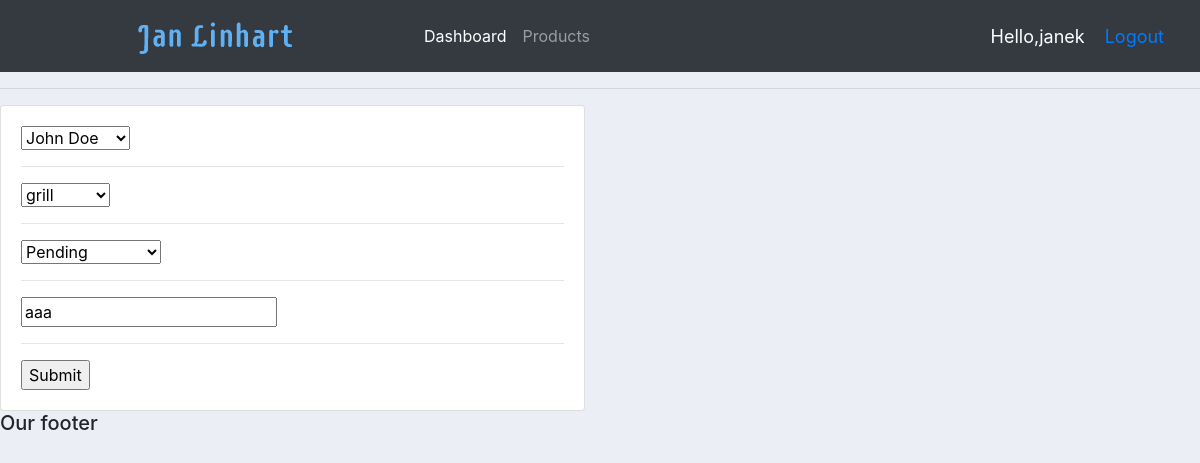
Screenshot of /update_order/3/ (signed in) with the database file from the repository.
### accounts/models.py (models this page shows, shortened)
class Order(models.Model):
		STATUS=(
			('Pending', 'Pending'),
			('Out for delivery', 'Out for delivery'),
			('Delivered', 'Delivered'),
			)
		customer= models.ForeignKey(Customer, null=True, on_delete=models.SET_NULL)
		product= models.ForeignKey(Product, null=True, on_delete=models.SET_NULL)
		date_created = models.DateTimeField(auto_now_add=True, null=True)
		status=models.CharField(max_length=200, null=True, choices=STATUS)
		note=models.CharField(max_length=1000, null=True)

### accounts/decorators.py (the view)
		def wrapper_func(request, *args, **kwargs):
			group = None
			if request.user.groups.exists():
				group = request.user.groups.all()[0].name
			if group in allowed_roles:
				return view_func(request, *args, **kwargs)
			else:
				return HttpResponse('You are not authorized to view this page')

### accounts/forms.py
class OrderForm(ModelForm):
	class Meta:
		model=Order
		fields='__all__'

### accounts/models.py (called while the page is built)
	def __str__(self):
		return self.name

		def __str__(self):
			return self.name

### accounts/views.py (called while the page is built)
@login_required(login_url='login')
@allowed_users(allowed_roles=['admin'])
def updateOrder(request, pk):
	order=Order.objects.get(id=pk)
	form=OrderForm(instance=order)
	if request.method=='POST':
		form= OrderForm(request.POST, instance=order)
		if form.is_valid():
			form.save()
			return redirect('/')
	context={'form':form}
	return render(request, 'accounts/order_form.html',context)

### accounts/templates/accounts/order_form.html (shortened to what this page needs)
{%  extends 'accounts/main.html' %}
{% load static %}
{% block content %}
<div class="row">
	<div class="col-md-6">
		<div class="card card-body">
			<form action="" method="POST">
				{% for field in form %}
					{{field}}
					<hr>
				{% endfor %}
				<input type="submit" name="Submit">
			</form>
		</div>
	</div>
</div>
{% endblock %}

### accounts/templates/accounts/navbar.html (shortened to what this page needs)
{% load static %}
<nav class="navbar navbar-expand-lg navbar-dark bg-dark">
  <img src="{%static 'images/logo2.png'%}">
  <div class="collapse navbar-collapse" id="navbarNav">
    <ul class="navbar-nav">
      {%if request.user.is_staff%}
      <li class="nav-item active">
        <a class="nav-link" href="{%url 'home'%}">Dashboard</a>
      </li>
      <li class="nav-item">
        <a class="nav-link" href="{%url 'products'%}">Products</a>
      </li>
      {% else %}
       <li class="nav-item">
        <a class="nav-link" href="{% url 'account' %}">Settings</a>
      </li>
      {% endif %}
    </ul>
  </div>
<span class="hello-msg">Hello,{{request.user}}</span>
<span class="hello-msg"><a href="{% url 'logout'%}">Logout</a></span>
</nav>

### static/css/main.css (style rules this page uses)
body { background-color: #ebeff5; }

### accounts/templates/accounts/navbar.html (style rules this page uses)
.hello-msg { font-size: 18px; color: #fff; margin-right: 20px; }

### rows the page displays
Order: form "John Doe" "grill" "Pending" "aaa"

### other values shown
{{ request.user }} "janek"
